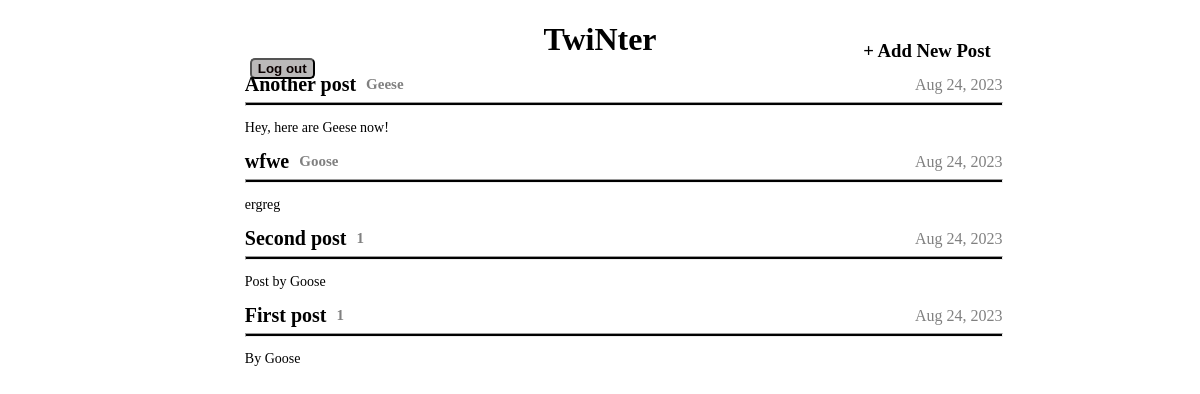
Page /blog on the committed database.
### index.py (models this page shows)
class Post(db.Model):
    id = db.Column(db.Integer, primary_key = True)
    subject = db.Column(db.String(100), unique = True)
    content = db.Column(db.Text, unique = True)
    user_id = db.Column(db.Integer, unique = False)
    created = db.Column(db.DateTime, default = datetime.utcnow)

### index.py (the view, shortened to what this page needs)
@app.route("/blog")
def main_page():
    t = jinja_env.get_template("blog.html")
    posts = Post.query.order_by(Post.created.desc()).all()
    post_id = []
    if len(posts) > 10:
        posts = posts[0:10]
    return t.render(posts=posts)

### templates/blog.html (shortened to what this page needs)
<!DOCTYPE html>
<html lang="en">
<head>
</head>
<body>
    <a href="/blog"><h1>TwiNter</h1></a>
    <div class="userAndPost">
        <h4>{{ name_of_the_user }} <a href="/logout"><input type="submit" value="Log out" style="background-color: rgb(187, 185, 185); color: rgb(11, 1, 1);border-radius: 5px; cursor: pointer; font-weight: 600; margin-left: 5px; position: absolute;"></a></h4>
        <a href="/blog/newpost"><h3>+ Add New Post</h3></a>
    </div>
    <br>
    {% for post in posts %}
        <div class="post">
            <div class="subject"><a href="{{'/blog/' ~ post.id }}">{{ post.subject }}<t>{{ post.user_id }}</t></a></div>
            <div class="date">{{ post.created.date().strftime("%b %d, %Y") }}</div>
            <hr>
            <pre class="blog">{{ post.content }}</pre>
        </div>
    {% endfor %}
</body>
</html>

### templates/blog.html (style rules this page uses)
h1 { display: flex; justify-content: center; }
h3 { display: flex; justify-content: right; margin-right: 17%; margin-top: -45px; }
h4 { display: flex; justify-content: left; margin-left: 20%; font-size: 20px; }
.userAndPost { margin-top: -27px; margin-bottom: -25px; }
a { color: black; text-decoration: none; }
.subject { font-weight: bold; font-size: 20px; }
.blog { font-size: 14px; font-family: 'Times New Roman', Times, serif; }
hr { margin-right: 20%; height: 2px; background-color: black; }
.post { margin-left: 20%; }
.date { text-align: right; margin-right: 20%; margin-top: -20px; color: grey; }
t { color: grey; font-size: 15px; position: absolute; margin-left: 10px; margin-top: 3px; }

### rows in the picture
Post: subject "Another post", user_id "Geese", created "Aug 24, 2023", content "Hey, here are Geese now!"
Post: subject "wfwe", user_id "Goose", created "Aug 24, 2023", content "ergreg"
Post: subject "Second post", user_id "1", created "Aug 24, 2023", content "Post by Goose"
Post: subject "First post", user_id "1", created "Aug 24, 2023", content "By Goose"
